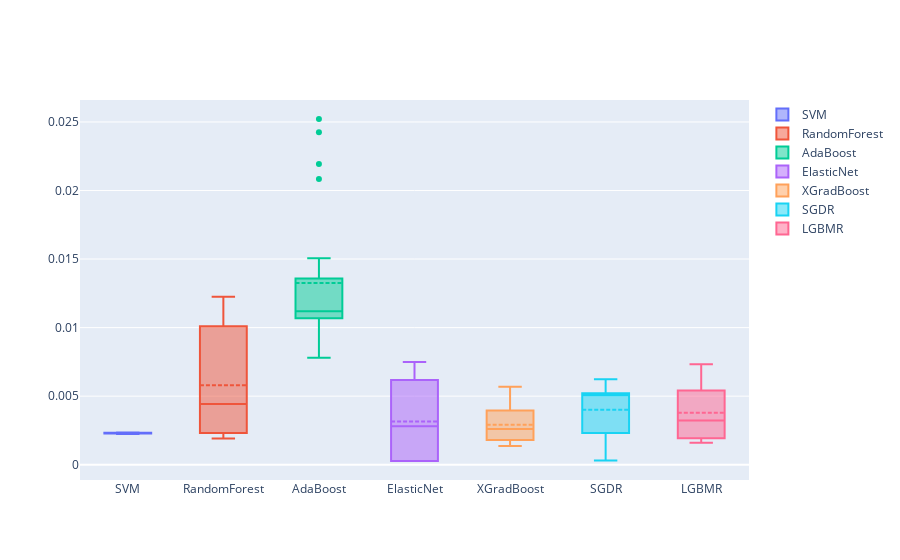

Notebook cell for this chart:
### Code cell
plot_box(compare_df2['Stds'])
